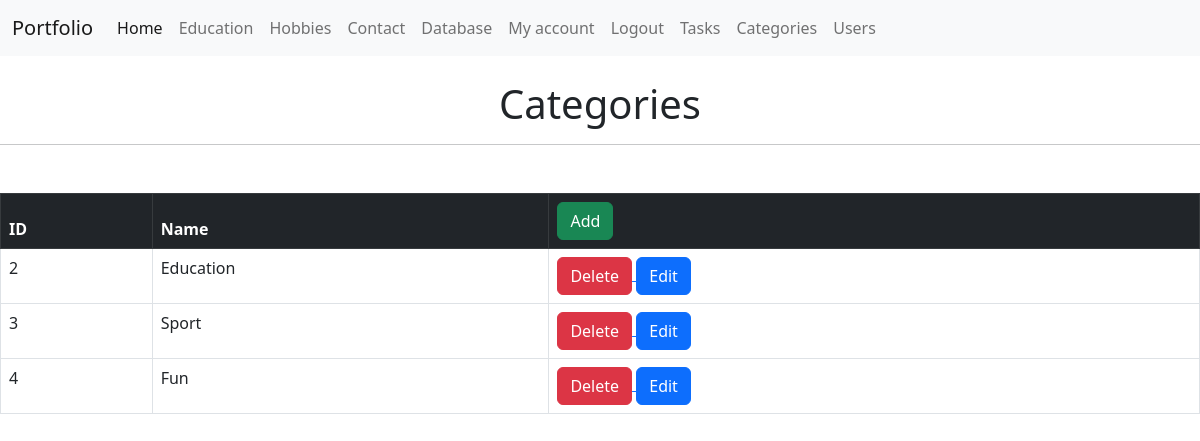
Page /categories (signed in) on the earlier database version.
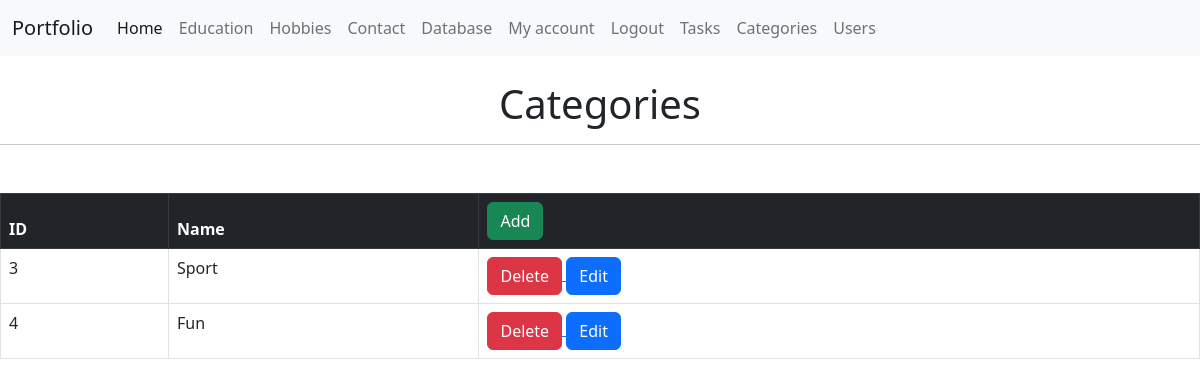
Same page on the later database version.
### app/to_do/models.py (models this page shows)
class Category(db.Model):
    id = db.Column(db.Integer, primary_key=True)
    name = db.Column(db.String(255), nullable=False, unique=True)
    tasks = db.relationship('Task', backref='category', lazy='dynamic')

### app/to_do/views.py (the view)
@to_do_bp.route('/categories', methods=['GET'])
@login_required
def categories():
    categories_ = Category.query.all()
    return render_template('categories.html', categories=categories_)

### app/account/models.py (called while the page is built)
@login_manager.user_loader
def user_loader(user_id):
    return User.query.get(int(user_id))

### app/to_do/templates/to_do/categories.html (shortened to what this page needs)
{% extends 'layout.html' %}
{% block name %}
<br><h1 class="text-center">Categories </h1>
{% endblock %}
{% block body %}
<table class="table table-hover table-bordered">
    <thead class="table-dark">
      <tr>
       <th scope="col">ID</th>
       <th scope="col">Name</th>
       <th scope="col"><a href="{{ url_for('to_do.category_add') }}" type="button" class="btn btn-success">Add</a></th>
      </tr>
    </thead>
    <tbody>
        {% for category in categories %}
      <tr>
       <td>{{category.id}}</td>
       <td>{{category.name}}</td>
       <td>
        <a href="{{url_for('to_do.category_delete', id=category.id)}}">
            <input type="button" class="btn btn-danger" value="Delete">
        </a>
        <a href="{{url_for('to_do.category_update', id=category.id)}}">
            <input type="button" class="btn btn-primary" value="Edit">
        </a>
    </td>
       </tr>
    </tbody>
    {% endfor%}
 </table>
{% endblock %}

Differences in the rows shown:
removed Category: id "2", name "Education"
